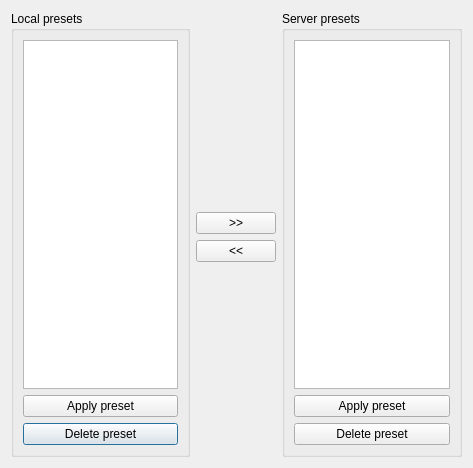
<?xml version="1.0" encoding="UTF-8"?>
<ui version="4.0">
 <class>Dialog</class>
 <widget class="QDialog" name="Dialog">
  <property name="geometry">
   <rect>
    <x>0</x>
    <y>0</y>
    <width>473</width>
    <height>468</height>
   </rect>
  </property>
  <property name="windowTitle">
   <string>Dialog</string>
  </property>
  <layout class="QGridLayout" name="gridLayout_3">
   <item row="0" column="0" rowspan="4">
    <widget class="QGroupBox" name="groupBox">
     <property name="title">
      <string>Local presets</string>
     </property>
     <layout class="QGridLayout" name="gridLayout_2">
      <item row="0" column="0">
       <widget class="QListWidget" name="listLocal"/>
      </item>
      <item row="2" column="0">
       <widget class="QPushButton" name="btnLocalDel">
        <property name="text">
         <string>Delete preset</string>
        </property>
       </widget>
      </item>
      <item row="1" column="0">
       <widget class="QPushButton" name="btnServerDel_3">
        <property name="text">
         <string>Apply preset</string>
        </property>
       </widget>
      </item>
     </layout>
    </widget>
   </item>
   <item row="3" column="1">
    <spacer name="verticalSpacer_2">
     <property name="orientation">
      <enum>Qt::Vertical</enum>
     </property>
     <property name="sizeHint" stdset="0">
      <size>
       <width>28</width>
       <height>128</height>
      </size>
     </property>
    </spacer>
   </item>
   <item row="2" column="1">
    <widget class="QPushButton" name="btnPushDown">
     <property name="text">
      <string>&lt;&lt;</string>
     </property>
    </widget>
   </item>
   <item row="1" column="1">
    <widget class="QPushButton" name="btnPushUp">
     <property name="text">
      <string>&gt;&gt;</string>
     </property>
    </widget>
   </item>
   <item row="0" column="1">
    <spacer name="verticalSpacer">
     <property name="orientation">
      <enum>Qt::Vertical</enum>
     </property>
     <property name="sizeHint" stdset="0">
      <size>
       <width>28</width>
       <height>128</height>
      </size>
     </property>
    </spacer>
   </item>
   <item row="0" column="2" rowspan="4">
    <widget class="QGroupBox" name="groupBox_2">
     <property name="title">
      <string>Server presets</string>
     </property>
     <layout class="QGridLayout" name="gridLayout">
      <item row="2" column="0">
       <widget class="QPushButton" name="btnServerDel">
        <property name="text">
         <string>Delete preset</string>
        </property>
       </widget>
      </item>
      <item row="1" column="0">
       <widget class="QPushButton" name="btnServerDel_2">
        <property name="text">
         <string>Apply preset</string>
        </property>
       </widget>
      </item>
      <item row="0" column="0">
       <widget class="QListWidget" name="listServer"/>
      </item>
     </layout>
    </widget>
   </item>
  </layout>
 </widget>
 <resources/>
 <connections/>
</ui>
